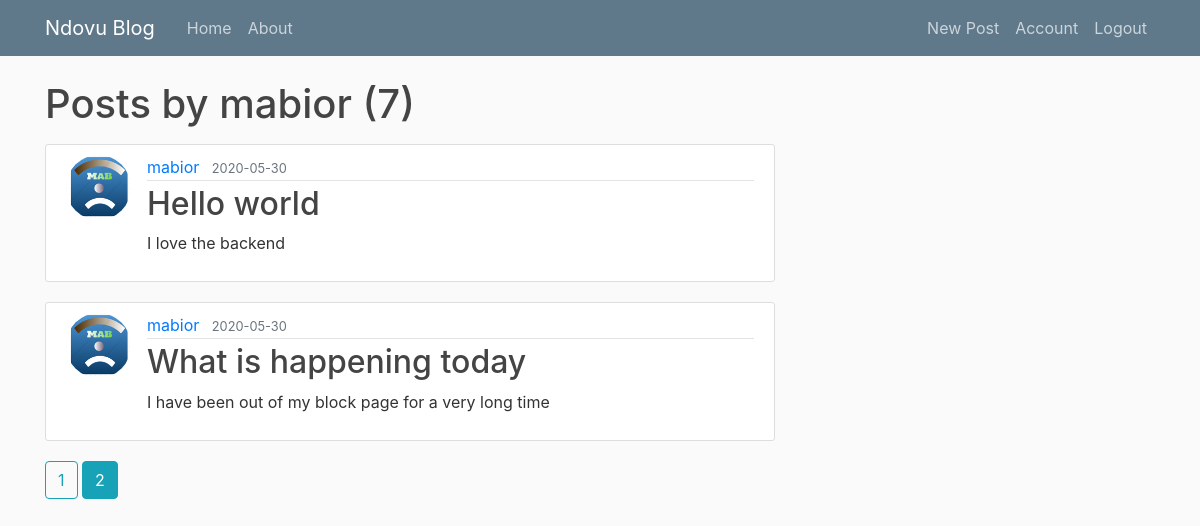
/user/mabior?page=2 (signed in), run on the app's committed database.
### index/models.py (models this page shows, shortened)
class User(db.Model, UserMixin):
        id = db.Column(db.Integer, primary_key=True)
        username = db.Column(db.String(20), unique=True, nullable=False)
        email = db.Column(db.String(120), unique=True, nullable=False)
        image_file = db.Column(db.String(120), nullable=False, default='default.jpg')
        password = db.Column(db.String(120), nullable=False)
        posts = db.relationship('Post', backref='author', lazy=True)

class Post(db.Model):
        id = db.Column(db.Integer, primary_key=True)
        title = db.Column(db.String(100), nullable=False)
        date_posted = db.Column(db.DateTime, nullable=False, default=datetime.utcnow)
        content = db.Column(db.Text, nullable=False)
        user_id = db.Column(db.Integer, db.ForeignKey('user.id'), nullable=False)

### index/routes.py (the view)
@app.route("/user/<string:username>")
def user_posts(username):
    page = request.args.get('page', 1, type=int)
    user = User.query.filter_by(username=username).first_or_404()
    posts = Post.query.filter_by(author=user)\
        .order_by(Post.date_posted.desc())\
        .paginate(page=page, per_page=5)
    return render_template('user_posts.html', posts=posts, user=user)

### index/models.py (called while the page is built)
@login_manager.user_loader
def load_user(user_id):
    return User.query.get(int(user_id))

### index/templates/user_posts.html
{% extends "layout.html" %}
{% block body %}
    <h1 class="mb-3">Posts by {{ user.username }} ({{ posts.total }})</h1>
    {% for post in posts.items %}
        <article class="media content-section">
          <img class="rounded-circle article-img" src="{{ url_for('static', filename='images/' + post.author.image_file) }}">
          <div class="media-body">
            <div class="article-metadata">
              <a class="mr-2" href="{{ url_for('user_posts', username=post.author.username) }}">{{ post.author.username }}</a>
              <small class="text-muted">{{ post.date_posted.strftime('%Y-%m-%d') }}</small>
            </div>
            <h2><a class="article-title" href="{{ url_for('post', post_id=post.id) }}">{{ post.title }}</a></h2>
            <p class="article-content">{{ post.content }}</p>
          </div>
        </article>
    {% endfor %}
    {% for page_num in posts.iter_pages(left_edge=1, right_edge=1, left_current=1, right_current=2) %}
      {% if page_num %}
        {% if posts.page == page_num %}
          <a class="btn btn-info mb-4" href="{{ url_for('user_posts', username=user.username, page=page_num) }}">{{ page_num }}</a>
        {% else %}
          <a class="btn btn-outline-info mb-4" href="{{ url_for('user_posts', username=user.username, page=page_num) }}">{{ page_num }}</a>
        {% endif %}
      {% else %}
        ...
      {% endif %}
    {% endfor %}
{% endblock body %}

### index/static/main.css (style rules this page uses)
body { background: #fafafa; color: #333333; margin-top: 5rem; }
h1, h2, h3, h4, h5, h6 { color: #444444; }
.content-section { background: #ffffff; padding: 10px 20px; border: 1px solid #dddddd; border-radius: 3px; margin-bottom: 20px; }
.article-title { color: #444444; }
.article-content { white-space: pre-line; }
.article-img { height: 65px; width: 65px; margin-right: 16px; }
.article-metadata { padding-bottom: 1px; margin-bottom: 4px; border-bottom: 1px solid #e3e3e3 }

### data on the page
User: username "mabior"
Post: image_file (picture), author.username "mabior", date_posted "2020-05-30", title "Hello world", content "I love the backend"
Post: image_file (picture), author.username "mabior", date_posted "2020-05-30", title "What is happening today", content "I have been out of my block page for a very long time"

### other printed values
{{ posts.total }} "7"
{{ page_num }} "1"
{{ page_num }} "2"
